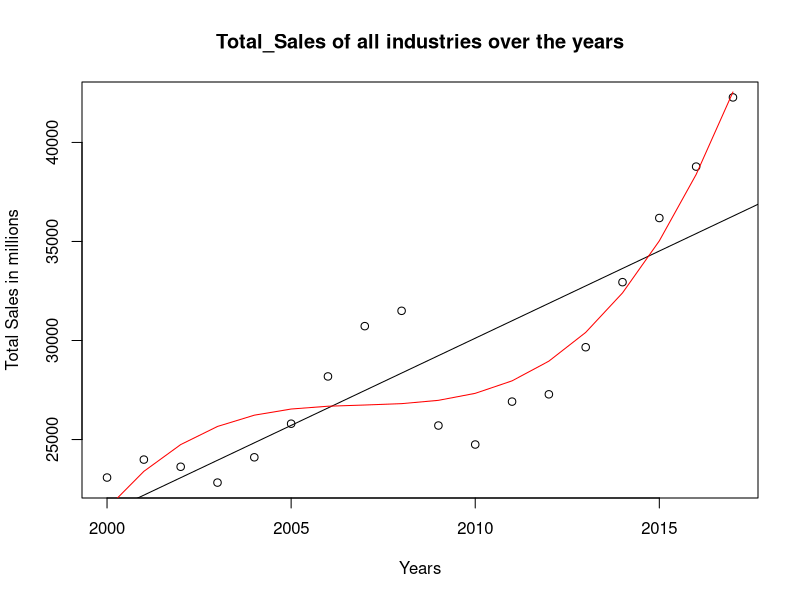

Source code (R): (Note: this script raises an error after producing the figure.)
install.packages("readxl")
install.packages("matrixStats")
library(matrixStats)
library("readxl")

#Setting the working directory

workingdic <- getwd()
workingdic <- trimws(workingdic)  # Trimming and spaces at either ends
print(workingdic)
setwd(workingdic)

#reading the data from excel

Sales <- read_xlsx("InputFiles/Irish Industries in Ireland.xlsx", sheet = "Total sales of goods")

#Adding column names
Sales_column_name <- c("Indutry", "Industry_type", "Value_in",  "2000", "2001", "2002", "2003", "2004", "2005", "2006", "2007", "2008", "2009",
                       "2010", "2011", "2012", "2013", "2014", "2015", "2016", "2017")

colnames(Sales) <- Sales_column_name
head(Sales)

# Printing the number of column and rows

print(paste(length(Sales), " are the number of columns"))
print(paste(nrow(Sales), " are the number of rows"))
##############################################  Total sales all industries put together.  ###############################################################

Total_sales_each_year <- colSums(Filter(is.numeric, Sales))
Total_sales_each_year

########################### Creating a dataframe showing total sales and

sales_data <- data.frame(2000:2017)
sales_data_columns <- c("Years")
colnames(sales_data) <- sales_data_columns

sales_data$totalsales <- c(Total_sales_each_year)

head(sales_data)

######################### Applying Linear regression ############################

simple_linear_model <- lm(sales_data$totalsales ~ sales_data$Years)

summary(simple_linear_model)
confint(simple_linear_model)

plot(x = sales_data$Years, y = sales_data$totalsales, main = "Total_Sales of all industries over the years", 
               xlab = "Years", ylab = "Total Sales in millions")
abline(simple_linear_model)

######################### Applyting Polynomial regression #######################


poly_with_2 <- lm(sales_data$totalsales ~ poly(sales_data$Years, degree = 2, raw = T))
summary(poly_with_2)
confint(poly_with_2)


poly_with_5 <- lm(sales_data$totalsales ~ poly(sales_data$Years, degree = 5, raw = T))
summary(poly_with_5)
confint(poly_with_5)


lines(smooth.spline(sales_data$Years, fitted(poly_with_5)), col = 'red')


########### Choosing the degree 5 for further as it gives the best R-squared value. 

set.seed(1)
no_of_records <- sample(1:nrow(sales_data), 0.8 * nrow(sales_data))

training_data <- sales_data[no_of_records,]
training_data
# test data
testing_data <- sales_data[-no_of_records,]
testing_data

# Build the model on training data
# lm(formula, data) where
# formula describes the model to be fit


poly_with_5 <- lm(testing_data$totalsales ~ poly(testing_data$Years, degree = 5, raw = T))
summary(poly_with_5)
confint(poly_with_5)
options(warn=-1)

# predict sales from testing data
sales_predicted <- predict(poly_with_5, testing_data)  

#Making actual vs prediction dataframe

actuals_preds <- data.frame(cbind(actuals = testing_data$totalsales, predicted = sales_predicted))
head(actuals_preds)

correlation_accuracy <- cor(actuals_preds)
correlation_accuracy

# Min - max accuracy
min_max_accuracy <- mean(apply(actuals_preds, 1, min) / apply(actuals_preds, 1, max))
min_max_accuracy

# MAPE
mape <- mean(abs((actuals_preds$predicted - actuals_preds$actuals)) / actuals_preds$actuals)
mape

################## predicting future values.

df <- data.frame(year = c(2018, 2019, 2020, 2021))
predicted_sales <- predict(poly_with_5, df)
pred_values <- data.frame(cbind(Years = df$year, predicted = predicted_sales))
preds_values

